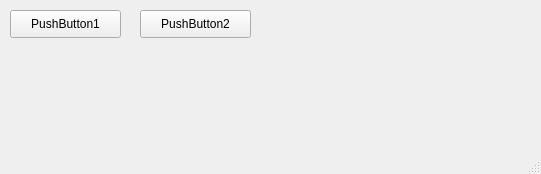
<?xml version="1.0" encoding="UTF-8"?>
<ui version="4.0">
 <class>MainWindow</class>
 <widget class="QMainWindow" name="MainWindow">
  <property name="geometry">
   <rect>
    <x>0</x>
    <y>0</y>
    <width>541</width>
    <height>174</height>
   </rect>
  </property>
  <property name="windowTitle">
   <string>MainWindow</string>
  </property>
  <widget class="QWidget" name="centralwidget">
   <widget class="QPushButton" name="pb1">
    <property name="geometry">
     <rect>
      <x>10</x>
      <y>10</y>
      <width>111</width>
      <height>28</height>
     </rect>
    </property>
    <property name="text">
     <string>PushButton1</string>
    </property>
   </widget>
   <widget class="QPushButton" name="pb2">
    <property name="geometry">
     <rect>
      <x>140</x>
      <y>10</y>
      <width>111</width>
      <height>28</height>
     </rect>
    </property>
    <property name="text">
     <string>PushButton2</string>
    </property>
   </widget>
  </widget>
  <widget class="QMenuBar" name="menubar">
   <property name="geometry">
    <rect>
     <x>0</x>
     <y>0</y>
     <width>541</width>
     <height>26</height>
    </rect>
   </property>
  </widget>
  <widget class="QStatusBar" name="statusbar"/>
 </widget>
 <resources/>
 <connections/>
</ui>
